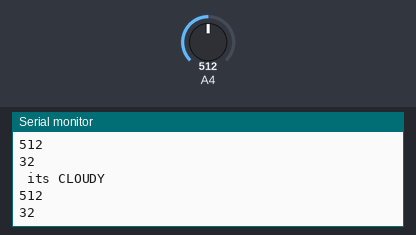
This sketch was run on a simulated Arduino Mega 2560, built with avr-gcc and run on an emulated ATmega2560. Parts: the last lines printed to the serial monitor. The test bench sets the inputs (shaded band); at power-on: A4 = 512.

Above: at 1.9 s.
2.0 s: A4 set to 716
At 2.9 s:
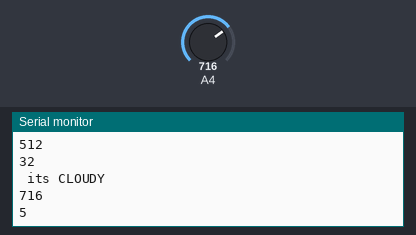
5.9 s: A4 set to 306
At 7.5 s:
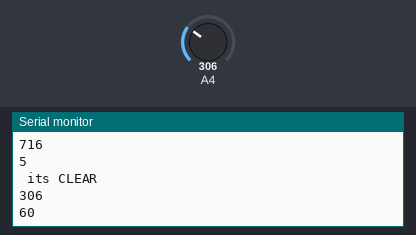
Timing chart, 0 to 9.0 s (numbered marks = the images above; inputs shaded):
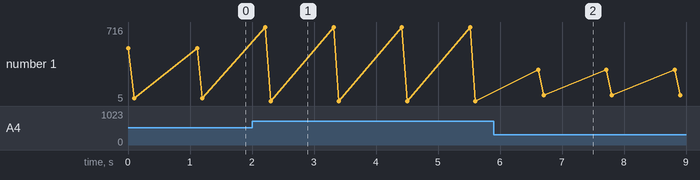

Measured:
- after the input at 2.0 s, the serial monitor: prints a new line after 0.22 s (image 1)
- after the input at 5.9 s, the serial monitor: prints a new line after 0.72 s (image 2)
- plotted number 1: 32 → 5 after the input at 2.0 s, 5 → 60 after the input at 5.9 s

The sketch:

turbidity.ino
```cpp
int sensorPin = 36; //A0 FOR ARDUINO/ 36 FOR ESP

void setup()
{
  Serial.begin(9600);
}
void loop() {
  int sensorValue = analogRead(sensorPin);
  Serial.println(sensorValue);
  int turbidity = map(sensorValue, 0, 750, 100, 0);
  delay(100);
  Serial.println(turbidity);
  delay(1000);
  if (turbidity < 20) {
    Serial.println(" its CLEAR ");
  }
  if ((turbidity > 20) && (turbidity < 50)) {
    Serial.println(" its CLOUDY ");
  }
  if (turbidity > 50) {
    Serial.println(" its DIRTY ");
  }
}
```
